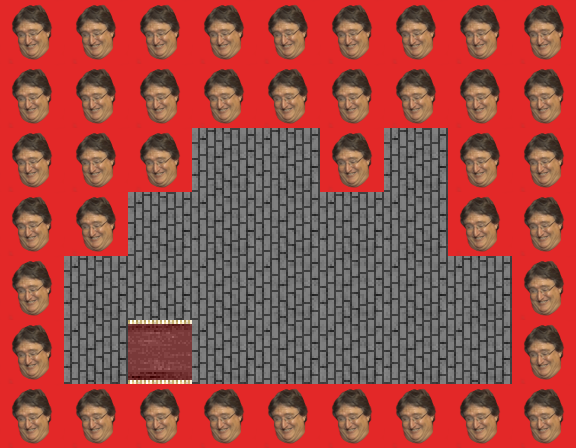

A 2D game scene composited from a Tiled map and its tileset images. What follows is a short description and the map's XML, with each tile layer's data collapsed to a summary:
An orthogonal 9x7 tile map with 64x64 px tiles, 3 tile layers (Ground, Detail, Collisions).

<map version="1.0" orientation="orthogonal" renderorder="right-down" width="9" height="7" tilewidth="64" tileheight="64" nextobjectid="1">
 <tileset firstgid="1" name="interior" tilewidth="64" tileheight="64" tilecount="100">
  <image source="../tmp/interior.png" width="640" height="640" />
  <tile id="5">
   <properties>
    <property name="worldCollision" value="true" />
   </properties>
  </tile>
 </tileset>
 <layer name="Ground" width="9" height="7">
  <data>[63 cells, 63 non-empty, 6 distinct tile ids]</data>
 </layer>
 <layer name="Detail" width="9" height="7">
  <data>[63 cells, 7 non-empty, 7 distinct tile ids]</data>
 </layer>
 <layer name="Collisions" width="9" height="7">
  <data>[63 cells, 41 non-empty, 1 distinct tile ids]</data>
 </layer>
</map>